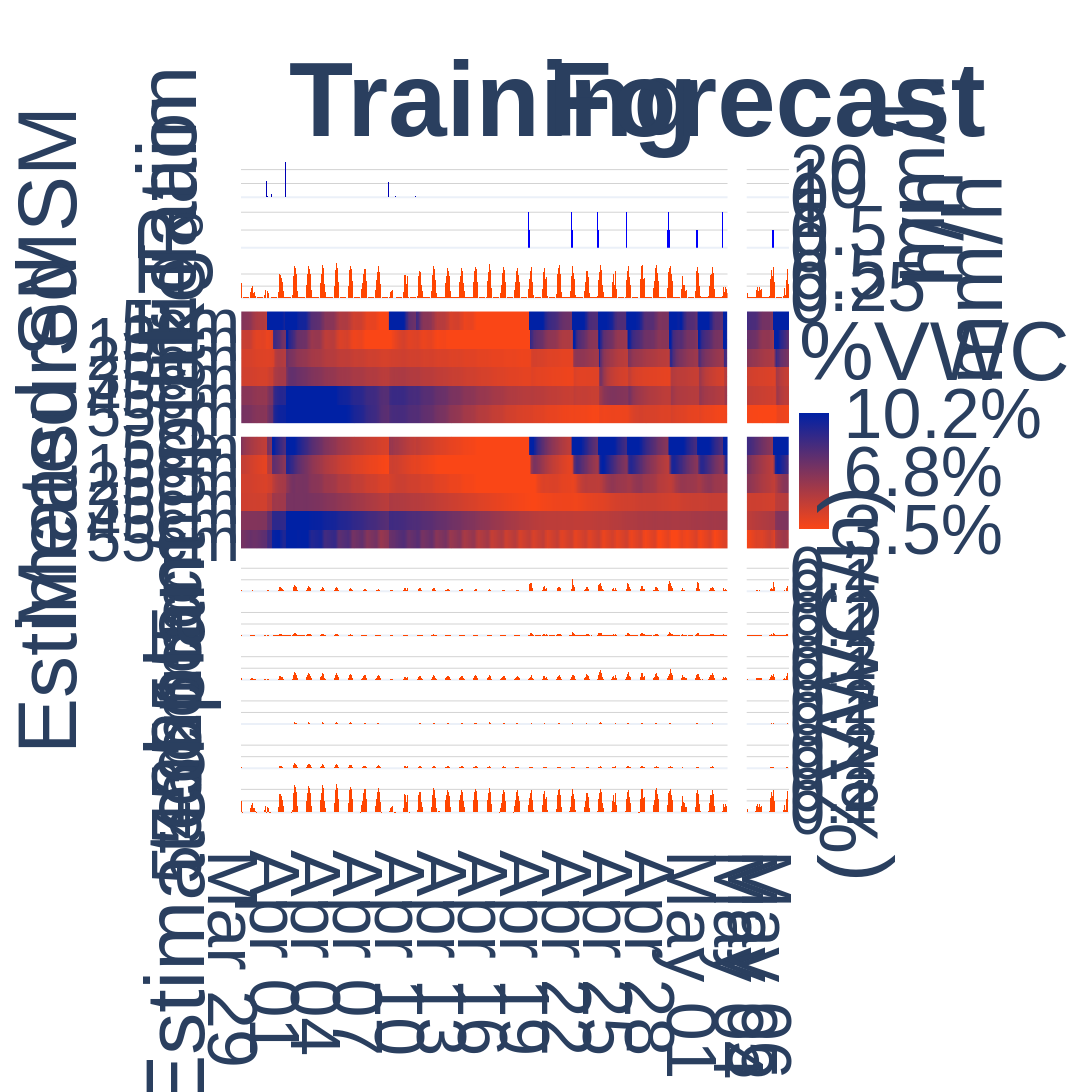

Notebook code cell kept with this figure:
### Code cell
# Build side-by-side figure
def build_figure(train, val, plant_train, plant_val, meta):
    """
    Create side-by-side comparison figure with 11 rows:
    - Rows 1-3: Input forcings (rain, irrigation, ET0)
    - Row 4: Measured soil moisture heatmap
    - Row 5: PINN predicted soil moisture heatmap
    - Rows 6-11: Plant uptake for each layer (pc1-pc6)
    """
    # Font size multiplier - change this value to scale all fonts proportionally
    FONT_SCALE = 3.5  # 1.0 = default, 1.2 = 20% larger, 0.8 = 20% smaller

    column_widths = meta["column_widths"]
    
    # ENHANCED: Increased height by 50% - keeping ORIGINAL proportions for row heights
    # Original: [0.06, 0.06, 0.06, 0.18, 0.18, 0.05, 0.05, 0.05, 0.05, 0.05, 0.05]
    row_heights = [0.06, 0.06, 0.06, 0.18, 0.18, 0.05, 0.05, 0.05, 0.05, 0.05, 0.05]

    # Define subplot types: 3 bar rows + 2 heatmap rows + 6 bar rows
    specs = [[{"type": "bar"}, {"type": "bar"}] for _ in range(3)]
    specs += [[{"type": "heatmap"}, {"type": "heatmap"}] for _ in range(2)]
    specs += [[{"type": "bar"}, {"type": "bar"}] for _ in range(6)]

    fig = make_subplots(
        rows=11, cols=2, row_heights=row_heights, column_widths=column_widths,
        shared_xaxes="columns", vertical_spacing=0.02, horizontal_spacing=0.035, specs=specs
    )

    # === ROWS 1-3: Input forcings (rain, irrigation, et0) ===
    # Simple names without units for left side, only units for right side
    INPUT_NAMES = {"rain": "Rain", "irrigation": "Irrigation", "et0": "ET₀"}
    INPUT_UNITS = {"rain": "mm/h", "irrigation": "h/h", "et0": "mm/h"}
    
    # FIXED: Clean tick values for each input type
    INPUT_TICKVALS = {
        "rain": [0, 10, 20],
        "irrigation": [0, 0.5, 1],
        "et0": [0, 0.25, 0.5]
    }
    INPUT_TICKTEXT = {
        "rain": ["0", "10", "20"],
        "irrigation": ["0", "0.5", "1"],
        "et0": ["0", "0.25", "0.5"]
    }

    for row_idx, key in enumerate(["rain", "irrigation", "et0"], start=1):
        label_simple = INPUT_NAMES[key]  # Simple name (e.g., "Rain")
        label_units = INPUT_UNITS[key]   # Only units (e.g., "(mm/h)")

        # Training column
        fig.add_trace(go.Bar(
            x=train["time"], y=train["inputs"][key], name=label_simple,
            marker=dict(color=BAR_COLORS[key], line=dict(width=0)),
            showlegend=False  # Hide legend for cleaner appearance
        ), row=row_idx, col=1)
        # Validation column
        fig.add_trace(go.Bar(
            x=val["time"], y=val["inputs"][key], name=label_simple,
            marker=dict(color=BAR_COLORS[key], line=dict(width=0)),
            showlegend=False
        ), row=row_idx, col=2)

        # Calculate shared y-axis range for homogeneous display
        all_values = np.concatenate([train["inputs"][key], val["inputs"][key]])
        y_max = np.max(all_values)
        y_range = [0, y_max * 1.05]  # Add 5% padding
        
        # Use fixed clean tick values
        input_tickvals = INPUT_TICKVALS[key]
        input_ticktext = INPUT_TICKTEXT[key]

        # Training column (col 1): Show name label, consistent gridlines with Forecast
        fig.update_yaxes(
            title=dict(text=label_simple, font=dict(size=int(24*FONT_SCALE))),
            showticklabels=False,  # Hide tick values on left
            tickvals=input_tickvals,  # Same tick positions as Forecast
            showgrid=True,  # Show gridlines
            gridcolor="lightgray",
            gridwidth=1,
            range=y_range,
            row=row_idx, col=1
        )
        # Validation column (col 2): Show tick values on RIGHT side, same gridlines
        fig.update_yaxes(
            title=dict(text=label_units, font=dict(size=int(24*FONT_SCALE))),
            side="right",
            tickfont=dict(size=int(20*FONT_SCALE)),
            tickvals=input_tickvals,  # Same tick positions as Training
            ticktext=input_ticktext,  # Clean labels
            showgrid=True,  # Show gridlines
            gridcolor="lightgray",
            gridwidth=1,
            range=y_range,
            row=row_idx, col=2
        )

    # === ROWS 4-5: Soil moisture heatmaps (measured + predicted) ===
    for col_idx, dataset in enumerate([train, val], start=1):
        # Row 4: Measured
        fig.add_trace(go.Heatmap(
            x=dataset["time"], y=np.arange(1, 7), z=dataset["measured_heatmap"],
            colorscale=COLOR_SCALE, showscale=False, zmin=0.0, zmax=1.0
        ), row=4, col=col_idx)

        # Row 5: Predicted
        fig.add_trace(go.Heatmap(
            x=dataset["time"], y=np.arange(1, 7), z=dataset["predicted_heatmap"],
            colorscale=COLOR_SCALE, showscale=(col_idx == 2),
            colorbar=dict(
                title=dict(text="%VWC", font=dict(size=int(24*FONT_SCALE))),
                tickvals=[0.0, 0.5, 1.0],
                ticktext=[f"{MOISTURE_RANGE[0]:.1f}%", f"{sum(MOISTURE_RANGE)/2:.1f}%", f"{MOISTURE_RANGE[1]:.1f}%"],
                # RESTORED: Original colorbar settings matching rows 4-5
                # row_heights[3] + row_heights[4] = 0.18 + 0.18 = 0.36
                len=0.36,
                # Position at the vertical center of rows 4-5
                # In Plotly coords (y=1 is top): rows 1-3 take 0.18, so row 4 starts at 0.82
                # Rows 4-5 span 0.36, so they go from 0.82 to 0.46, center = 0.64
                y=0.6,   # Vertical center of the two heatmap rows
                yanchor="middle",
                x=1.0,
                xanchor="left",
                tickfont=dict(size=int(20*FONT_SCALE))
            ) if col_idx == 2 else None,
            zmin=0.0, zmax=1.0
        ), row=5, col=col_idx)

    # Y-axis labels for heatmaps
    for row, title in [(4, "Measured SM"), (5, "Estimated SM")]:
        fig.update_yaxes(
            title=dict(text=title, font=dict(size=int(24*FONT_SCALE))), tickvals=np.arange(1, 7),
            ticktext=PLANT_DEPTHS, autorange="reversed", tickfont=dict(size=int(18*FONT_SCALE)), row=row, col=1
        )
        fig.update_yaxes(autorange="reversed", showticklabels=False, row=row, col=2)

    # === ROWS 6-11: Plant uptake for each layer ===
    time_train_pc = train["time"][:-1]
    time_val_pc = val["time"][:-1]

    # Calculate shared y-axis range
    all_series = [*plant_train, *plant_val]
    y_min = min(float(np.min(arr)) for arr in all_series)
    y_max = max(float(np.max(arr)) for arr in all_series)
    y_range = [y_min - 0.05 * (y_max - y_min), y_max + 0.05 * (y_max - y_min)]
    
    # Define consistent tick values for plant uptake (same for both columns)
    plant_tickvals = [0.0, 0.1, 0.2]

    for idx, (depth, series_train, series_val) in enumerate(zip(PLANT_DEPTHS, plant_train, plant_val), start=6):
        # Training column
        fig.add_trace(go.Bar(
            x=time_train_pc, y=series_train, name=depth,
            marker=dict(color=PLANT_COLOR, line=dict(width=0)),
            showlegend=False
        ), row=idx, col=1)
        # Validation column
        fig.add_trace(go.Bar(
            x=time_val_pc, y=series_val, name=depth,
            marker=dict(color=PLANT_COLOR, line=dict(width=0)),
            showlegend=False
        ), row=idx, col=2)

        # Training column (col 1): Show depth label, same gridlines as Forecast
        fig.update_yaxes(
            title=dict(text=depth, font=dict(size=int(20*FONT_SCALE))),
            showticklabels=False,  # Hide tick labels on left
            tickvals=plant_tickvals,  # Same tick positions as Forecast
            showgrid=True,  # Show gridlines
            gridcolor="lightgray",
            gridwidth=1,
            range=y_range,
            row=idx, col=1
        )
        # Validation column (col 2): Show tick values on RIGHT side
        fig.update_yaxes(
            side="right",
            tickfont=dict(size=int(18*FONT_SCALE)),
            tickvals=plant_tickvals,  # Same tick positions as Training
            ticktext=["0", "0.1", "0.2"],  # Clean labels
            showgrid=True,  # Show gridlines
            gridcolor="lightgray",
            gridwidth=1,
            range=y_range,
            row=idx, col=2
        )

    # === X-AXIS FORMATTING ===
    # Hide all x-axis labels except bottom row
    for row in range(1, 11):
        for col in [1, 2]:
            fig.update_xaxes(showticklabels=False, row=row, col=col)

    # Bottom row: show date labels
    # Training column (col 1): show ~10 ticks (dtick in milliseconds: 3 days = 3*24*60*60*1000)
    fig.update_xaxes(tickformat="%b %d", tickfont=dict(size=int(20*FONT_SCALE)), dtick=3*24*60*60*1000, row=11, col=1)
    # Validation column (col 2): keep default ticks
    fig.update_xaxes(tickformat="%b %d", tickfont=dict(size=int(20*FONT_SCALE)), row=11, col=2)

    # === LAYOUT ===
    # ENHANCED: Increased height from 2800 to 4200 (50% increase)
    fig.update_layout(
        template="plotly_white", width=4800, height=4200,
        font=dict(family="Arial", size=int(24*FONT_SCALE)), margin=dict(l=150, r=130, t=160, b=90),
        showlegend=False,  # Hide legend completely
        bargap=0.0
    )

    # Column titles - centered over each column
    # Training column center = left edge + half of training width
    training_center = column_widths[0] / 2
    # Validation column center = training width + half of validation width
    validation_center = column_widths[0] + (column_widths[1] / 2)

    fig.add_annotation(
        text="<b>Training</b>",
        xref="paper", yref="paper",
        x=training_center, y=1,
        xanchor="center", yanchor="bottom",
        showarrow=False, font=dict(size=int(30*FONT_SCALE))
    )
    fig.add_annotation(
        text="<b>Forecast</b>",
        xref="paper", yref="paper",
        x=validation_center, y=1,
        xanchor="center", yanchor="bottom",
        showarrow=False, font=dict(size=int(30*FONT_SCALE))
    )

    # Shared titles for plant uptake rows (rows 6-11)
    # Rows 1-5 take: 0.06*3 + 0.18*2 = 0.54 (54% from top)
    # Rows 6-11 take: 0.05*6 = 0.30 (30% from top, going from 54% to 84%)
    # So plant uptake rows span from y=0.46 to y=0.16 in Plotly coords
    # Center is at y = (0.46 + 0.16)/2 = 0.31

    # Left side: name only
    fig.add_annotation(
        text="Estimated plant uptake",
        xref="paper", yref="paper",
        x=-0.03, y=0.2,  # Left side, centered vertically on rows 6-11
        xanchor="right", yanchor="middle",
        showarrow=False, font=dict(size=int(24*FONT_SCALE)),
        textangle=-90  # Rotate text vertically
    )

    # Right side: units only
    fig.add_annotation(
        text="(%VWC/h)",
        xref="paper", yref="paper",
        x=1.02, y=0.2,  # Right side, centered vertically on rows 6-11
        xanchor="left", yanchor="middle",
        showarrow=False, font=dict(size=int(24*FONT_SCALE)),
        textangle=-90  # Rotate text vertically
    )

    return fig


# Generate and save figure
fig = build_figure(plot_train, plot_val, plant_uptake_train, plant_uptake_val, plot_meta)

# ENHANCED: Updated output dimensions - 50% taller (2800 -> 4200)
output_path = "estimation_vs_validation_with_plant_uptake.pdf"
fig.write_image(output_path, format="pdf", width=4800, height=4200, scale=2)

print(f"✓ Figure saved to {output_path}")
fig.show()
